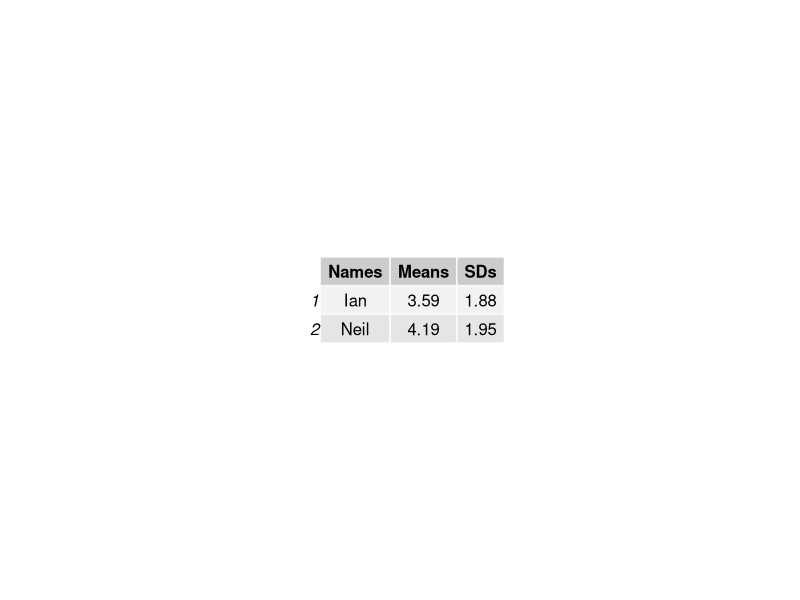
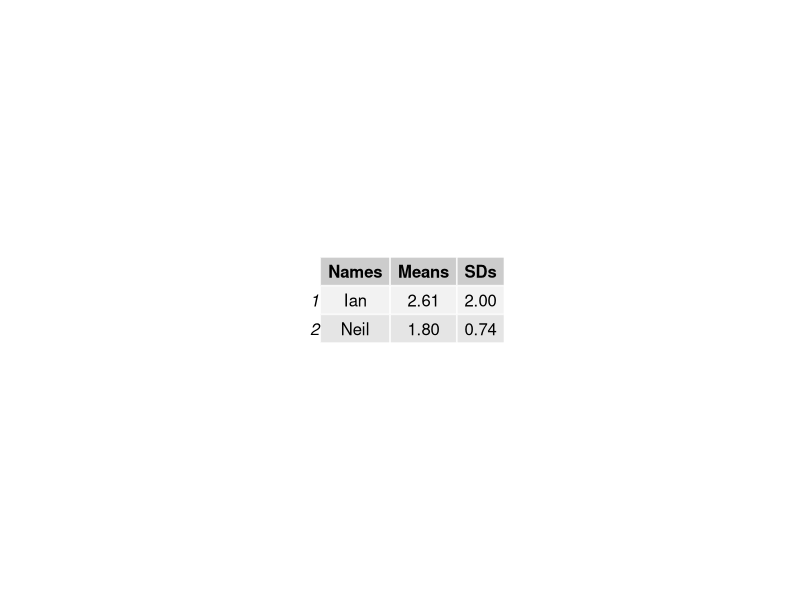
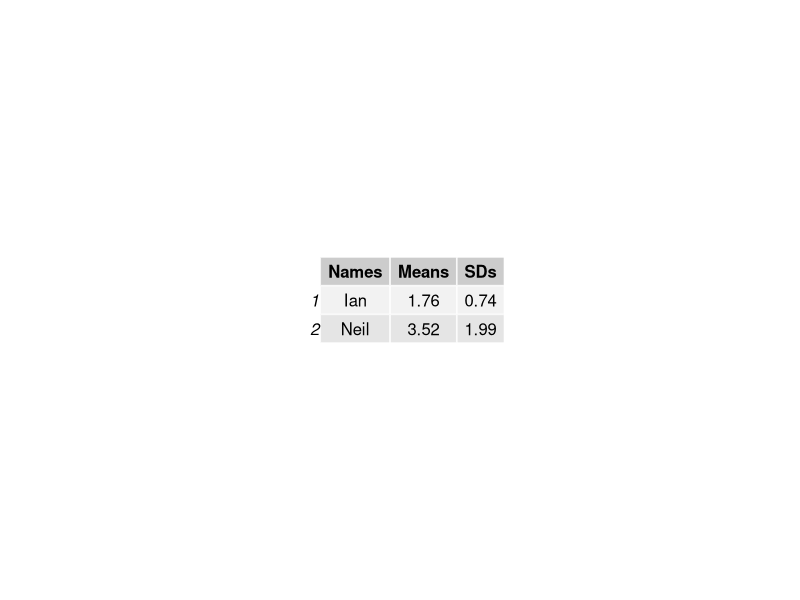
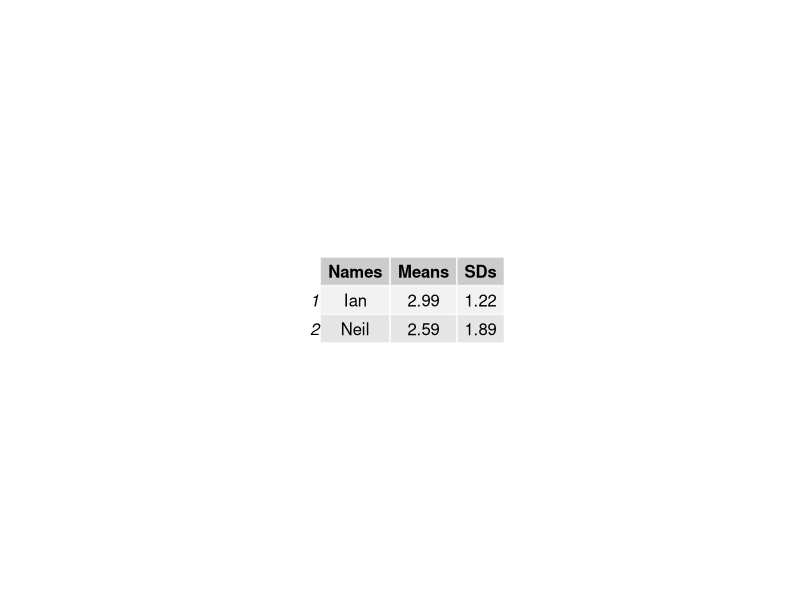
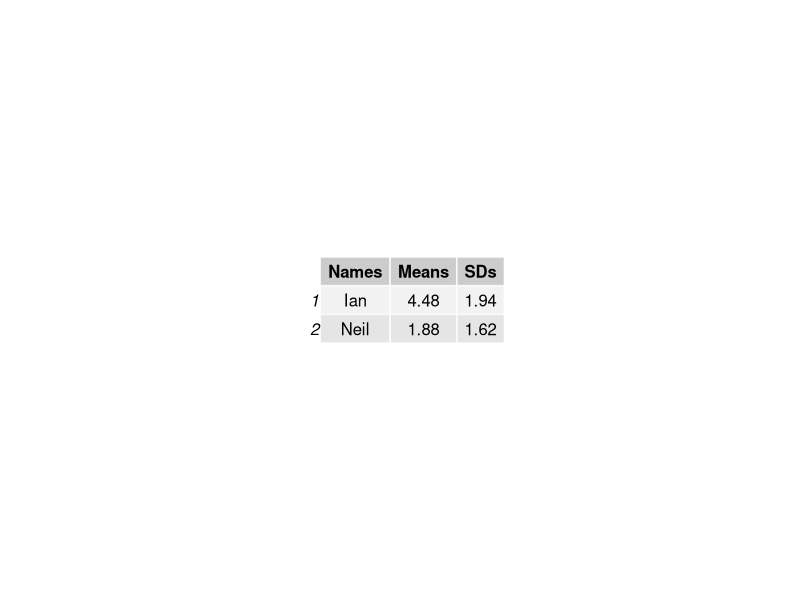
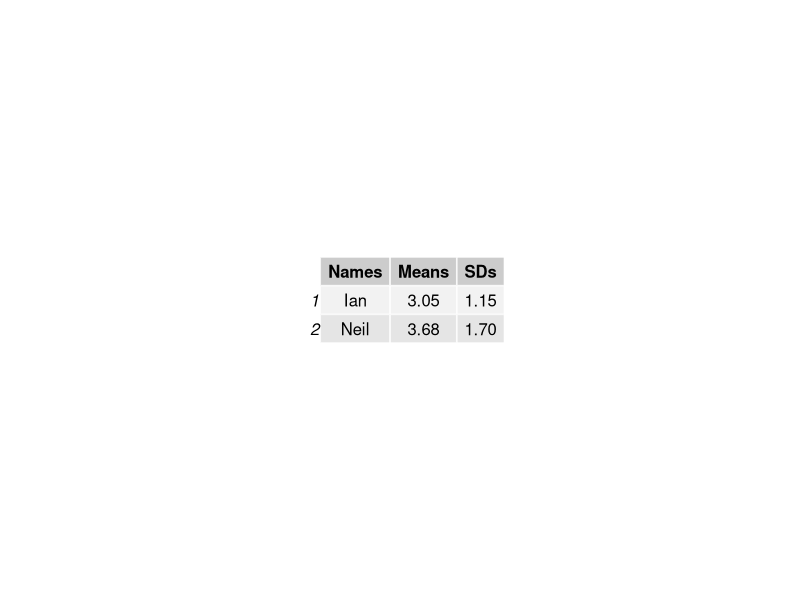
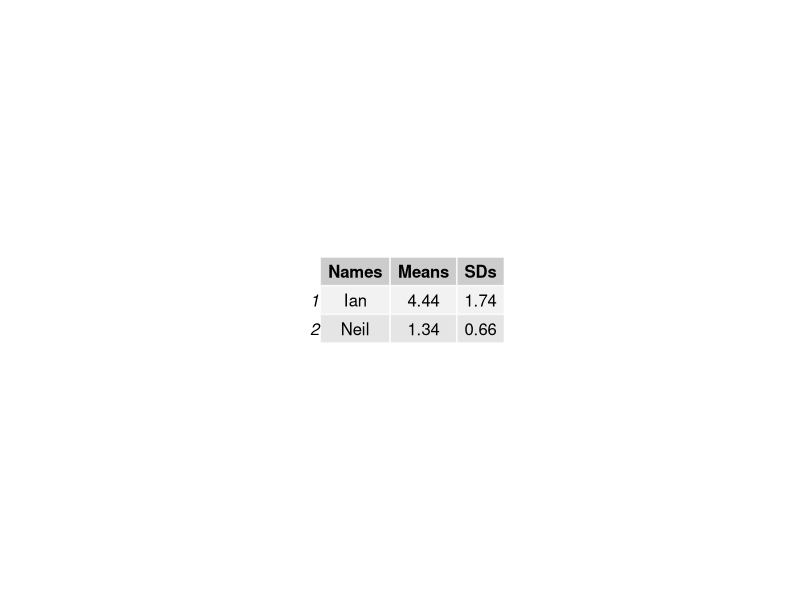
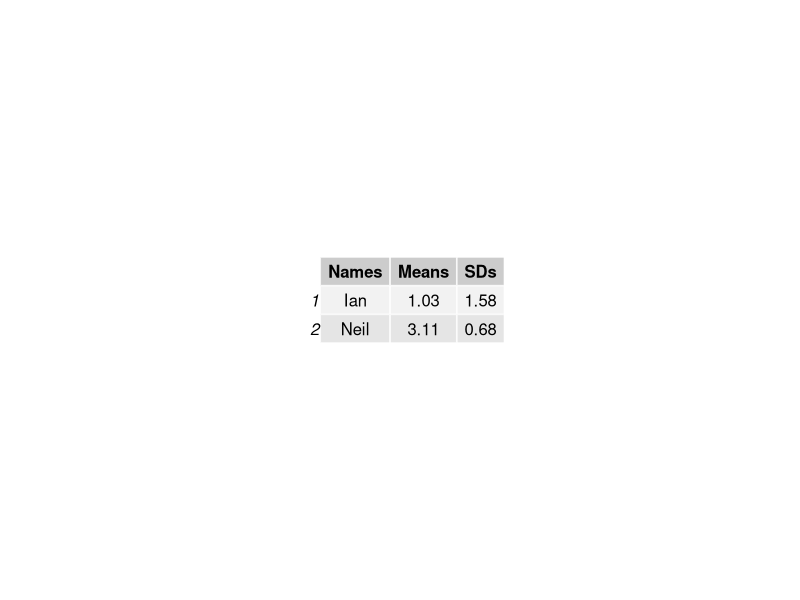

These charts were generated, in order, by the following R code: (Note: this script raises an error after producing the figures.)
##### SDMC2 #####
library(gridExtra) # the pacakge needed for this particular question to create multiple grid-level plots in a page
SDMC2= function(
  title = "SDMC2", # Question-bank title that will be easily viewable in e-learning
  n = 200, # Number of questions to generate
  type = "MC", # The question type, one of many possible types on e-learning
  answers = 2, # Number of answers per MC question
  points.per.q = 4, # Number of points the question is worth (on the test)
  difficulty = 1, # An easily viewable difficulty level on e-learning
  quest.txt1 = "Ian and his friend Neil like playing the video game Mario Kart together. After racing together many times, they hypothesize that Neil ",
  quest.txt2 = " race times than Ian. To test their hypothesis, they monitor 50 consecutive races and record the above means and standard deviations of their race times (in minutes). Do these summary statistics confirm their hypothesis?", # The above 2 question texts are static text for the full question
  Names = c("Ian", "Neil"), #creating a vector of the characters in the question
  digits = 2, # This is the number of decimal places to round off the data
  loc.path = "/Users/josephyang/Desktop/School Stuff/STAT 1600/Course Development/Question Generators/Stat1600-QGen/SDMC2 images/", # This is the local path used to store any randomly generated image files
  e.path = "Images/", # This is the path on e-learning used to store any above-implemented image files
  hint = "Remember that the mean and SD each measure something very different.", # This is a student hint, visible to them during the exam on e-learning
  feedback = "Means measure center, and SDs measure spread. So, a higher mean = longer race times, a higher SD = less consistent or more variable race times, and vice versa for both mean and SD." # This is student feedback, visible after the exam
)
{
  param <- c("NewQuestion","ID","Title","QuestionText","Points","Difficulty", "Image",
             rep("Option", answers),"Hint","Feedback") # These are setting row names for the CSV file
  questions <- data.frame() # This opens a data frame to store the randomly generated questions below
  for(i in 1:n)
  {
    ID <- paste(title, i, sep = "-") # The ID of the specific question within the bank, title + question number in the loop
    points <- sample(c(rep(0,answers-1),100),replace=F) # The proportion of points assigned to each possible answer, 1 if correct or 0 if incorrect
    corr.ind <- 7 + which.max(points) # This is the row index of the correct answer
    data1 <- sample(c("has more consistent (less variable)", "has less consistent (more variable)"), size = 1) # This is how we're randomly generating option choices for this question
    Means <- sample(seq(1, 5, by = .01), size = 2) # This is how we're randomly generating mean data for this question
    SDs <- sample(seq(.5, 2, by = .01), size = 2) # This is how we're randomly generating standard deviation data for this question
    corr.ans <- if((data1 == "has more consistent (less variable)"))
    {
      if(SDs[1] > SDs[2]){"Yes"}else{"No"}
    }
    else
    {
      if(data1 == "has less consistent (more variable)")
      {
        if(SDs[2] > SDs[1]){"Yes"}else{"No"}
      }
    } # This is the correct answer to the question
    data <- data.frame(Names, Means, SDs, stringsAsFactors = FALSE) # This is how we're randomly generating data frame for this question
    ans.txt <- if(corr.ans == "Yes"){rep("No", 2)}else{rep("Yes", 2)} # These are randomly generated incorrect answers.
    content <- c(type, ID, ID, paste(quest.txt1, data1, quest.txt2, sep = ""),
                 points.per.q, difficulty, paste(e.path, paste(title, i, sep = "-"), ".jpeg", sep = ""),
                 points, hint, feedback) # This is collecting a lot of the above information into a single vector
    options <- c(rep("",7), ans.txt, rep("",2)) # This is collecting the incorrect answers above, and indexing them correctly by row
    options[corr.ind] <- corr.ans # This is imputing the correct answer at the appropriate row index
    questions[(1+(9+answers)*i):((9+answers)*(i+1)),1] <- param # This is indexing and storing all the row names
    questions[(1+(9+answers)*i):((9+answers)*(i+1)),2] <- content # Indexing and storing all the content
    questions[(1+(9+answers)*i):((9+answers)*(i+1)),3] <- options # Indexing and storing the answers, both incorrect and correct
    jpeg(filename=paste(loc.path, paste(title, i, sep = "-"), ".jpeg", sep = ""),
         height = 30*nrow(data), width = 55*ncol(data)) # creating the image files in the designated place
    p <- tableGrob(data) #Creating the summary statistics for the graphical item
    grid.arrange(p) #arranging all the summary statistics for the graphical items in one location
    dev.off()
  }
  questions <- questions[((10+answers)):((9+answers)*(n+1)),] # Storing only what's needed for e-learning upload as a CSV file
  write.table(questions, sep=",", file=paste(title, ".csv", sep = ""),
              row.names=F, col.names=F) # Writing the CSV file
}

SDMC2() # creating the csv file
